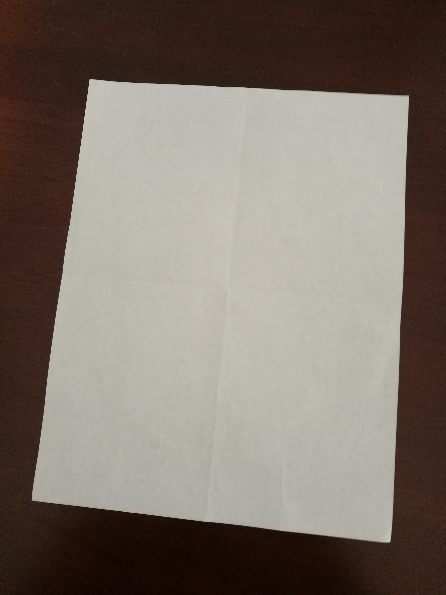
#> input picture image.png, 446 x 595 px
$ python test.py
#> lines starting #> are read from the running program, lines starting #| are printed output that depends on the picture
import cv2
import numpy as np

#---- 4 corner points of the bounding box
pts_src = np.array([[88.0,76.0], [410.0,96.0], [30.0, 500.0],[390.0, 544.0]])

#---- 4 corner points of the black image you want to impose it on
pts_dst = np.array([[0.0,0.0],[500.0, 0.0],[ 0.0,500.0],[500.0, 500.0]])

#---- forming the black image of specific size
im_dst = np.zeros((500, 500, 3), np.uint8)

#---- Framing the homography matrix
h, status = cv2.findHomography(pts_src, pts_dst)

im = cv2.imread('./image.png', cv2.IMREAD_COLOR)
#> im is the input picture: shape (595, 446, 3); mean B, G, R 106.9, 115.7, 125.9
#---- transforming the image bound in the rectangle to straighten
im_out = cv2.warpPerspective(im, h, (im_dst.shape[1],im_dst.shape[0]))
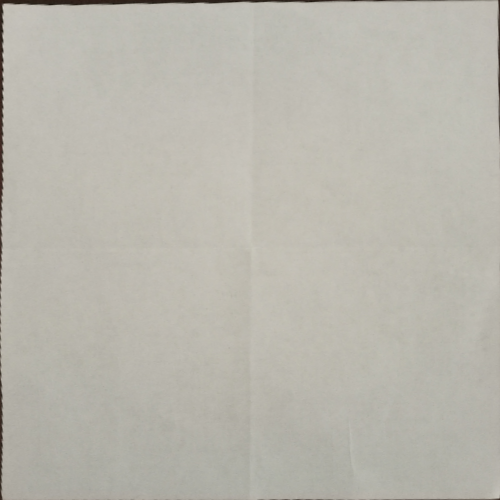
#> im_out: shape (500, 500, 3); mean B, G, R 173.8, 183, 185.5
cv2.imwrite("im_out2.jpg", im_out)
